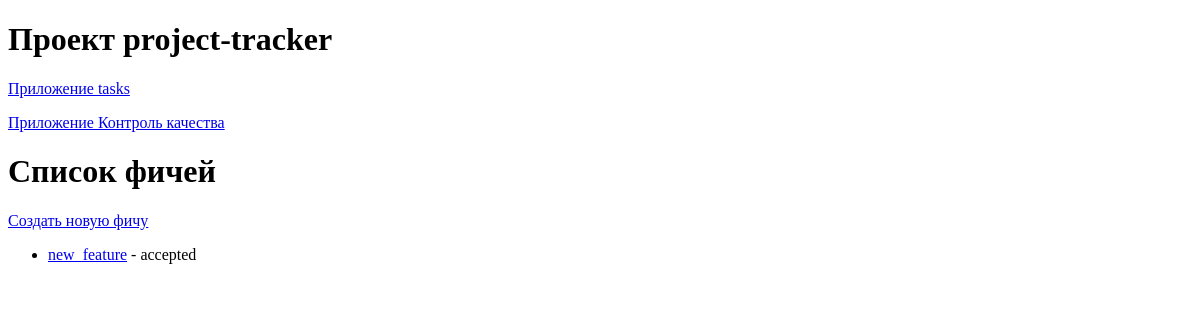
The page /quality_control/features/ on the database as committed earlier.
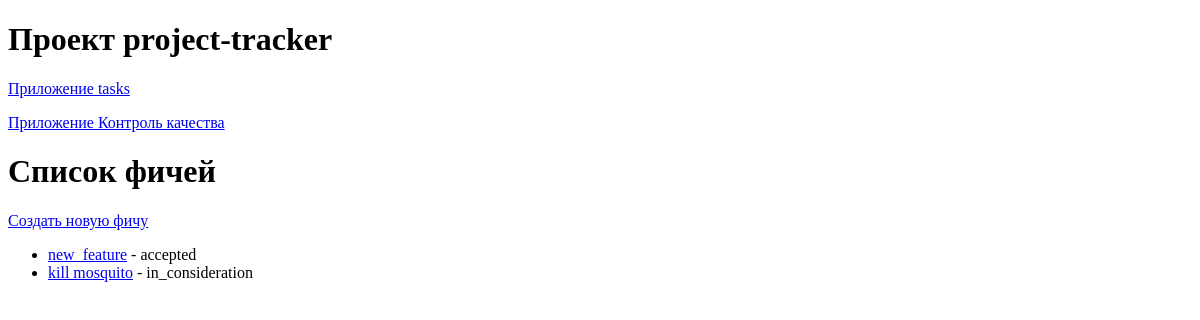
The same page on the database as committed later.
### quality_control/models.py (models this page shows)
class FeatureRequest(models.Model):
    STATUS_CHOICES = [
        ('in_consideration', 'На рассмотрении'),
        ('accepted', 'Принято'),
        ('rejected', 'Отклонено')
    ]
    PRIORITY_CHOICES = [
        ('1', 'Пониженный'),
        ('2', 'Низкий'),
        ('3', 'Средний'),
        ('4', 'Повышенный'),
        ('5', 'Высокий')
    ]
    title = models.CharField(max_length=50)
    description = models.TextField()
    project = models.ForeignKey(
        Project,
        related_name='feature_requests',
        on_delete=models.CASCADE
    )
    task = models.ForeignKey(
        Task,
        related_name='feature_requests',
        on_delete=models.SET_NULL,
        null=True,
    )
    status = models.CharField(max_length=20, choices=STATUS_CHOICES, default='in_consideration')
    priority = models.CharField(max_length=20, choices=PRIORITY_CHOICES, default='3')
    created_at = models.DateTimeField(auto_now_add=True)
    updated_at = models.DateTimeField(auto_now=True)

### quality_control/views.py (the view)
# urls.py: path('features/', views.feature_list, name='feature_list'),
def feature_list(request):
    features = FeatureRequest.objects.all()
    return render(request, 'quality_control/feature_list.html', {'feature_list': features})

### quality_control/templates/quality_control/feature_list.html
{% extends 'base/base.html' %}
{% block content %}
    <h1>Список фичей</h1>
    <p><a href="{% url 'quality_control:add_feature' %}">Создать новую фичу</a></p>
    <ul>
        {% for feature in feature_list %}
            <li><a href="{% url 'quality_control:feature_detail' feature.id %}">{{ feature.title }}</a> - {{ feature.status }}</li>
        {% endfor %}
    </ul>
{% endblock %}

Rows that differ between the two databases and show on the page:
added FeatureRequest: title "kill mosquito", status "in_consideration"
